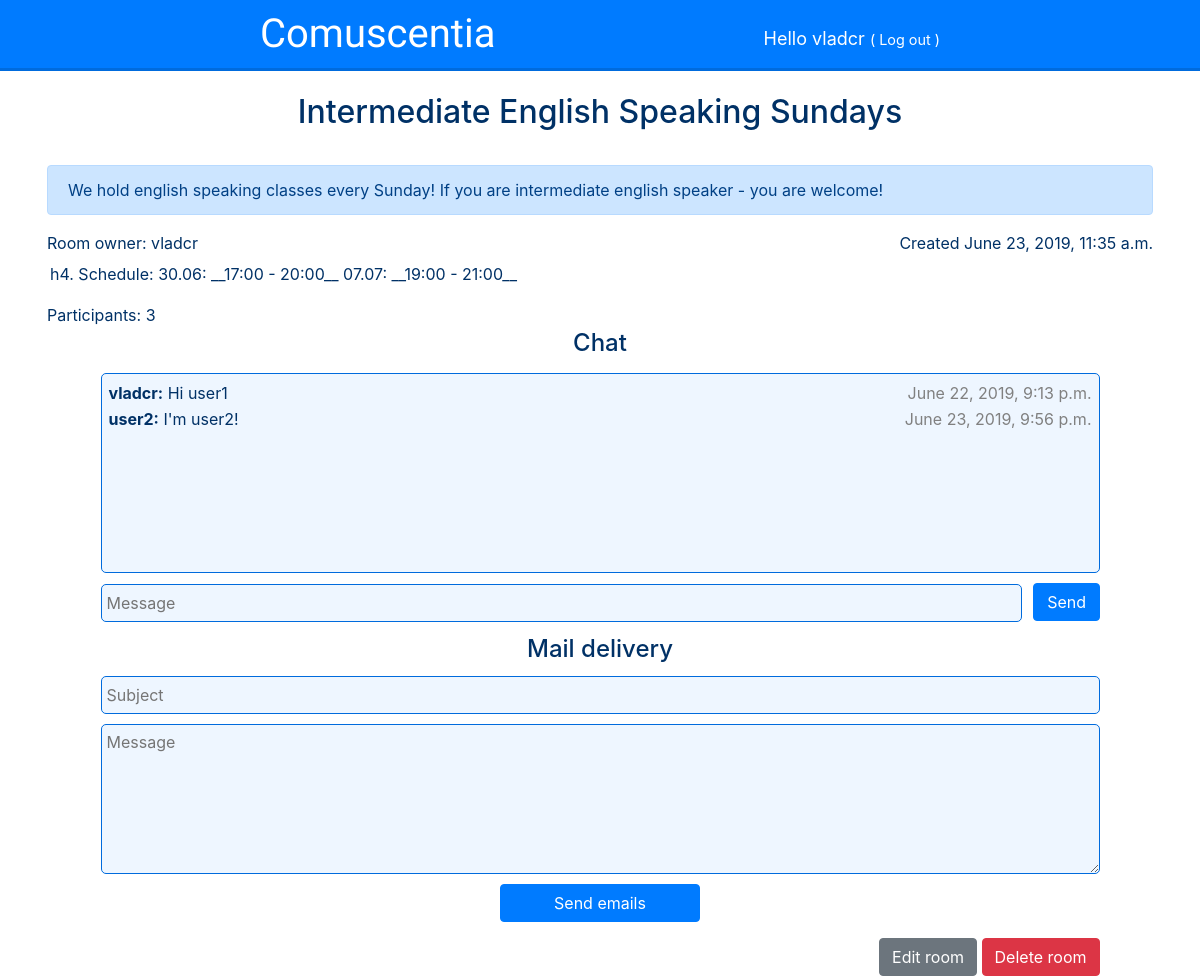
Screenshot of /room/1/ (signed in) with the database file from the repository.
### comuscentia/models.py (models this page shows, shortened)
class Room(models.Model):
	owner = models.ForeignKey(settings.AUTH_USER_MODEL, on_delete=models.CASCADE)
	title = models.CharField(max_length=200)
	created_date = models.DateTimeField(default=timezone.now)
	description = models.CharField(max_length=200)
	textblock = models.TextField(default="__To create online-course just fill up this form like written below. You could ask for a course verification later.__\n**Course ID**: \n**Course authors**: \n**Annotation**: \n**University**: \n**Number of study weeks**: _(or start and end dates)_\n**Average load per week**: \n**Educational programs that recognize course learning outcomes**: ", blank=True)
	msgs = models.IntegerField(default=0)
	verificated = models.BooleanField(default=False) # True = verificated

class Message(models.Model):
	room = models.ForeignKey(Room, on_delete=models.CASCADE)
	author = models.ForeignKey(settings.AUTH_USER_MODEL, on_delete=models.CASCADE) # messages delete when user deletes
	message = models.TextField(max_length=10000)
	time = models.DateTimeField(default=timezone.now)

### comuscentia/views.py (the view, shortened to what this page needs)
# urls.py: path('room/<int:pk>/', views.room, name='room'),
@login_required
def room(request, pk):
	room = get_object_or_404(Room, pk=pk)
	if request.method == "POST" and request.is_ajax():
		msg = Message.objects.create(author = request.user, time = timezone.now(), room = room)
		msg.message = request.POST.get('msg')
		msg.save()
		room.msgs += 1
		room.save()
		if msg:
			new_msg = {}
			new_msg['author'] = msg.author.username
			new_msg['msg'] = msg.message
			new_msg['time'] = msg.time.strftime("%B %d, %Y, %I:%M %p")
			print(new_msg)
			return JsonResponse(new_msg)
		else:
			print("send 404")
			return JsonResponse(status=404)
	else:
		participations = Participation.objects.filter(room=room)
		messages = Message.objects.filter(room=room)
		subscribers = [participation.user for participation in participations] # subscribers list
		count = participants(room)
		mesForm = MessageForm()
		mailForm = MailingForm()
		asked4verif = False
		if Verification.objects.filter(room=room):
			asked4verif = True
		return render(request, 'comuscentia/room.html', {'room': room, 'count': count, 'participants': subscribers, 'messages': messages, 'mesForm': mesForm, 'mailForm': mailForm, 'asked4verif': asked4verif})

### comuscentia/forms.py
class MessageForm(forms.Form):
	message_field = forms.CharField(label="", max_length=10000, widget=forms.TextInput(attrs={'id':'message_field', 'placeholder': 'Message'}))

class MailingForm(forms.Form):
	subject_field = forms.CharField(label="", widget=forms.TextInput(attrs={'id':'subject_field', 'placeholder': 'Subject'}))
	mail_field = forms.CharField(label="", widget=Textarea(attrs={'id':'mail_field', 'placeholder': 'Message'}))

### comuscentia/views.py (called while the page is built)
def participants(room):
	return len(Participation.objects.filter(room=room))

### comuscentia/templates/comuscentia/room.html (shortened to what this page needs)
{% extends 'comuscentia/base.html' %}
{% load markup_tags %}
{% block content %}
	<h2 class='title'>{{ room.title }}</h2><br>
	<div class="content container">
    	<p class="alert alert-primary">{{ room.description|linebreaksbr }}</p>
        <p>Room owner: {{ room.owner }}     <span style='float: right;'>Created {{ room.created_date }}</span></p>
    	<div class='room'>{{ room.textblock|apply_markup:"textile" }}</div>
        <p id="participants">Participants: {{ count }}</p>
    {% if user in participants %}
        <h4 class='center'>Chat</h4>
        <div id="chat">
            {% for msg in messages %}
            <p class="message"><b>{{ msg.author }}:</b> {{ msg.message }} <span style='float: right; color: grey;'>{{ msg.time }}</span></p>
            {% endfor %}
        </div>
        <form method="post" id="message_form">
            {{ mesForm.as_table }}
            <input class="btn btn-primary" id='send' type="submit" value="Send">
        </form>
    {% endif %}
    {% if user == room.owner %}
        {% if count > 1 %}
        <h4 class='center'>Mail delivery</h4>
        <form method="post" id="mailing_form">
            {{ mailForm.as_table }}
            <input class="btn btn-primary" id="send_emails" type="submit" value="Send emails">
        </form>
        {% endif %}
        <div class="down_right">
        <a class="btn btn-secondary" href="{% url 'edit_room' pk=room.pk %}">Edit room</a>
        <a class="btn btn-danger" href="{% url 'delete' pk=room.pk %}">Delete room</a>
        </div>
    {% endif %}
	</div>
{% endblock %}
{% block javascript %}
{% load static %}
{% endblock %}

### comuscentia/templates/comuscentia/base.html (shortened to what this page needs)
{% load static %}
<html>
    <head>
        <link rel="stylesheet" href="https://stackpath.bootstrapcdn.com/bootstrap/4.3.1/css/bootstrap.min.css">
        <link rel="stylesheet" href="{% static 'css/style.css' %}">
    </head>
	<body>
		<header>
			<a id='sitename' href="/"><h1>Comuscentia</h1></a>
            {% if user.is_authenticated %}
                <div id="float_right">Hello {{ user.username }} <small>( <a href="{% url 'logout' %}" style="color: white;">Log out</a> )</small></div>
            {% endif %}
		</header>
		{% block content %}
        {% endblock %}
	</body>
</html>

### comuscentia/static/css/style.css (style rules this page uses)
html, body { height: 100%; }
body { width: 100%; margin: 0; color: #003166; }
header { display: block; width: 100%; margin-bottom: 25px; color: white; font-size: 18px; background-color: #007bff; box-shadow: 0 3px #006bdd; }
#sitename h1 { display: inline-block; margin: 10px; color: white; font-family: 'Fredericka the Great', cursive; }
#float_right { display: inline-block; float: right; margin: 10px; padding-top: 15px; }
.down_right { display: inline-block; float: right; margin-bottom: 30px; margin-right: 5%; }
h2.title { text-align: center; }
textarea { display: block; }
.content { margin-bottom: 30px; }
.center { text-align:center; margin:auto; }
.btn-primary { width: 207px; margin-bottom: 15px; font-size: 18px; }
.room { display: block; width: 100%; padding: 5px; padding-bottom: 15px; }
p { margin: 2px; }
#chat { display: block; width: 90%; margin-left: 5%; min-height: 200px; border: 1px solid #006bdd; border-radius: 5px; margin-bottom: 10px; margin-top: 15px; padding: 5px; background-color: #eef6ff; }
input#message_field { width: 83%; min-height: 38px; border: 1px solid #006bdd; border-radius: 5px; margin-left: 5%; margin-top: 0px; margin-right: -4px; padding: 5px; background-color: #eef6ff; }
input#message_field:required { box-shadow:none; }
input#send { width: 6%; margin-bottom: 5px; margin-left: 1%; font-size: 16px; }
form#message_form { margin-bottom: 9px; }
form#mailing_form { margin-top: 12px; }
input#subject_field { width: 90%; min-height: 38px; border: 1px solid #006bdd; border-radius: 5px; margin-left: 5%; margin-top: 0px; margin-bottom: 0px; padding: 5px; background-color: #eef6ff; }
input#subject_field:required { box-shadow:none; }
textarea#mail_field { width: 90%; margin-left: 5%; height: 150px; border: 1px solid #006bdd; border-radius: 5px; margin-bottom: 10px; margin-top: 10px; padding: 5px; background-color: #eef6ff; }
textarea#mail_field:required { box-shadow:none; }
input#send_emails { display: block; width: 200px; font-size: 16px; margin: auto; margin-bottom: 0px; }
@media (min-width: 576px) { #sitename h1 { padding-left: 50px; } }
@media (min-width: 576px) { #float_right { padding-right: 50px; } }
@media (min-width: 768px) { #sitename h1 { padding-left: 100px; } }
@media (min-width: 768px) { #float_right { padding-right: 100px; } }
@media (min-width: 992px) { #sitename h1 { padding-left: 150px; } }
@media (min-width: 992px) { #float_right { padding-right: 150px; } }
@media (min-width: 1200px) { #sitename h1 { padding-left: 250px; } }
@media (min-width: 1200px) { #float_right { padding-right: 250px; } }

### rows the page displays
Room: title "Intermediate English Speaking Sundays", description "We hold english speaking classes every Sunday! If you are intermediate english speaker - you are welcome!", owner "vladcr", created_date "June 23, 2019, 11:35 a.m.", textblock|apply_markup "h4. Schedule: 30.06: __17:00 - 20:00__ 07.07: __19:00 - 21:00__"
Message: author "vladcr", message "Hi user1", time "June 22, 2019, 9:13 p.m."
Message: author "user2", message "I'm user2!", time "June 23, 2019, 9:56 p.m."

### other values shown
{{ user.username }} "vladcr"
{{ count }} "3"
